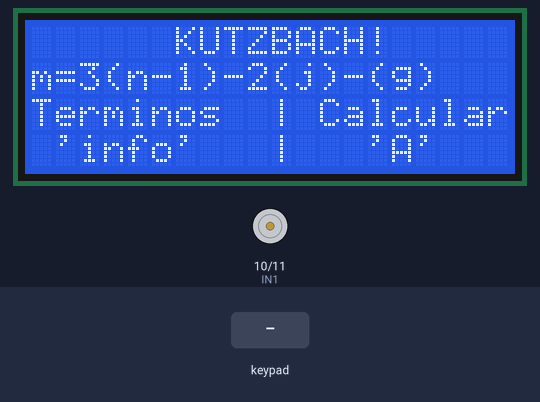
A program run on a simulated Arduino Uno, built with avr-gcc and run on an emulated ATmega328P. Shown: 20×4 character LCD, motor-driver pin pairs drawn as motors (green arrow = first pin HIGH = forward, orange = second pin HIGH = backward, longer = more drive, scaled by the enable pin). Inputs (shaded band) come from the test bench. What the program prints to the serial monitor is not drawn.

Above: at 4.2 s.
4.3 s: key 'A' pressed
At 5.5 s:
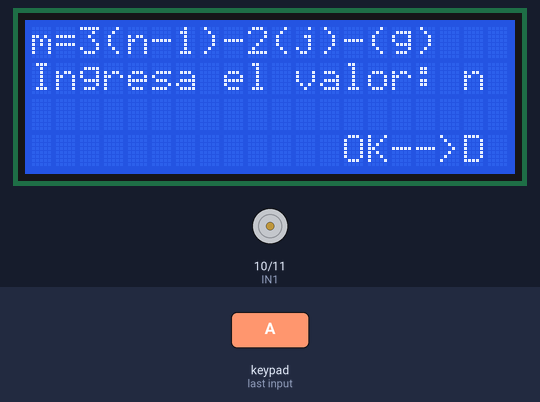
6.0 s: keypad keys 9 8 7 6 D pressed 0.4 s apart
At 6.65 s:
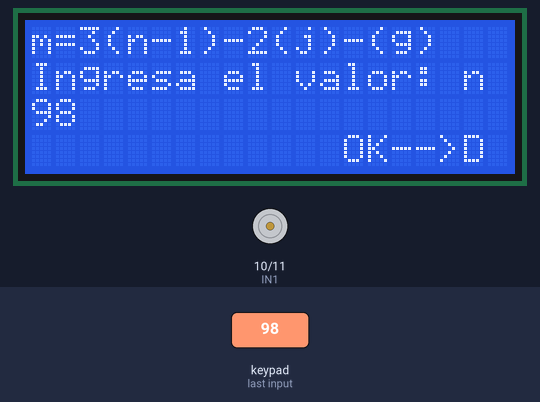
9.5 s: keypad keys 5 4 3 2 D pressed 0.4 s apart
At 11.9 s:
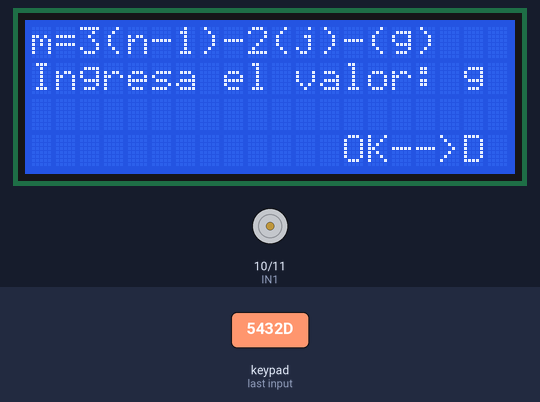
13.0 s: key 'D' pressed
At 13.9 s:
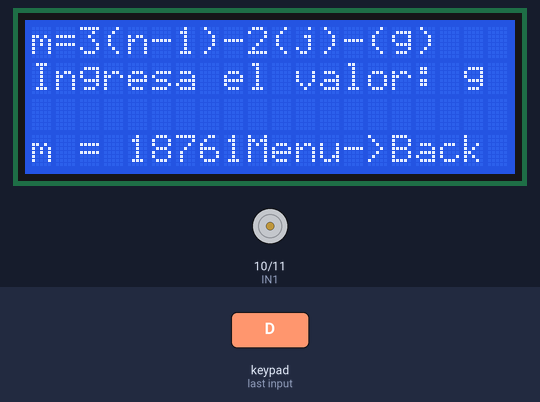
14.5 s: key 'C' pressed
At 15.6 s:
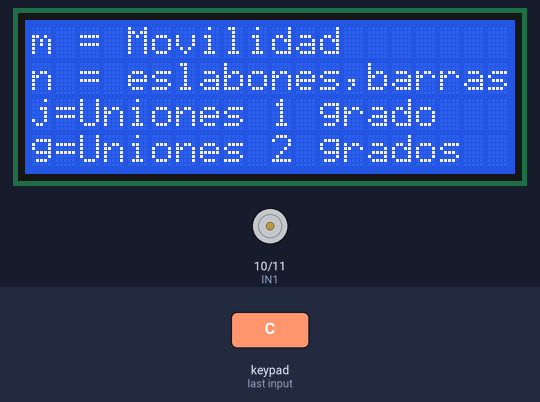
16.2 s: keypad keys 9 8 7 6 # pressed 0.4 s apart
At 17.1 s:
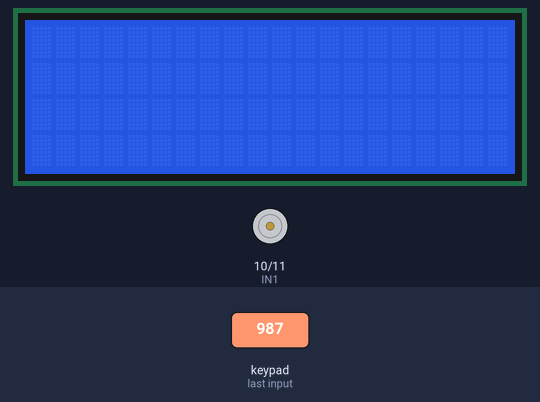
Timing chart, 0 to 19.6 s (numbered marks = the images above; inputs shaded):
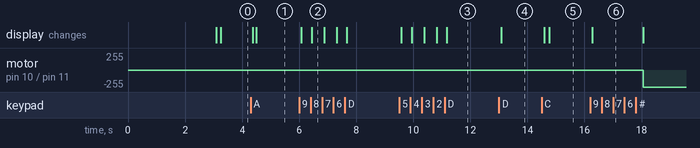

Measured:
- after the input at 4.3 s, the display: first changes after 0.06 s (image 1 shows a later state)
- after the input at 6.0 s, the display: first changes after 0.07 s (image 2 shows a later state)
- after the input at 9.5 s, the display: first changes after 0.07 s (image 3 shows a later state)
- after the input at 13.0 s, the display: changes after 0.09 s (image 4)
- after the input at 14.5 s, the display: first changes after 0.10 s (image 5 shows a later state)
- after the input at 16.2 s, motor on pin 10 (IN1) / pin 11 (IN2): stopped → backward 255/255 after 1.9 s; the display: changes after 0.08 s (image 6)

The program:

main.cpp
```cpp
#include <Arduino.h>
#include <Key.h>
#include <Keypad.h>
#include <Wire.h>
#include <LiquidCrystal_I2C.h>

LiquidCrystal_I2C lcd(0x27, 20, 4);

// Variables
char expression = '*';
char variables[3] = {'n', 'j', 'g'};
char tecla;
int valor_m;
int valor;
int valores_variables[3]; // Continen los valores decimales de cada variable de la ecuación

int IN1 = 10; // Se definen pines de salida al puente H
int IN2 = 11;
int ENA = 12;

int j = 1;

const byte FILAS = 4;		   // Define numero de filas
const byte COLUMNAS = 4;	   // Define numero de columnas
char keys[FILAS][COLUMNAS] = { // Define la distribucion de teclas
	{'1', '2', '3', 'A'},
	{'4', '5', '6', 'B'},
	{'7', '8', '9', 'C'},
	{'*', '0', '#', 'D'}
};

byte pinesFilas[FILAS] = {9, 8, 7, 6};		 // Pines correspondientes a las filas
byte pinesColumnas[COLUMNAS] = {5, 4, 3, 2}; // Pines correspondientes a las columnas

Keypad teclado = Keypad(makeKeymap(keys), pinesFilas, pinesColumnas, FILAS, COLUMNAS); // Crea objeto

// Declaraciones de Funciones
void displayMenu();
void displayTerminos();
void displayCalcular();
int obtenerValor();
void mIzq();
void mDer();

void setup(){
	lcd.setContrast(HIGH);
	lcd.setBacklight(HIGH);
	Serial.begin(9600);
	lcd.init();
	lcd.clear(); // Limpia pantalla
	lcd.setCursor(2, 0);
	lcd.print("INICIALIZANDO");
	lcd.setCursor(4, 3);
	lcd.print("CARGANDO");
	delay(3000);
	lcd.clear();
	pinMode(IN1, OUTPUT); // Salida de pines a puente H
	pinMode(IN2, OUTPUT);
	pinMode(ENA, OUTPUT);
}

void loop(){
	digitalWrite(IN1, LOW);//Se gira
	digitalWrite(IN2, HIGH);
	tecla = teclado.getKey();
	if (tecla){ // Condicional detecta un cambio de tecla para borrar la pantalla
		expression = tecla;
		lcd.clear();
	}
	delay(100); // Delay de chill
	switch (expression){
		case 'B': // Display Menu
			displayMenu();
			expression = ' ';
			break;
		case 'C': // Display Terminos
			displayTerminos();
			expression = ' ';
			break;
		case 'A': // Display Calcular
			displayCalcular();
			expression = ' ';
			break;
		case '*': // Grio izquierda
			displayMenu();
			mIzq();
			expression = ' ';
			break;
		case '#': // Giro derecha
			displayMenu();
			mDer();
			expression = ' ';
		default:
			break;
	}
}

// Funciones
void mIzq(){
	digitalWrite(ENA, LOW); // Se apaga motor
}

void mDer(){
	digitalWrite(ENA, HIGH); //Se apaga motor
}

void displayMenu(){ // Imprime el menu inicial
	lcd.setCursor(6, 0);
	lcd.print("KUTZBACH!");
	lcd.setCursor(0, 1);
	lcd.print("m=3(n-1)-2(j)-(g)");
	lcd.setCursor(0, 2);
	lcd.print("Terminos  | Calcular");
	lcd.setCursor(0, 3);
	lcd.print(" 'info'   |   'A'   ");
}

void displayTerminos(){ // Imprime pequeña info sobre cada variable de la ecuacion
	lcd.setCursor(0, 0);
	lcd.print("m = Movilidad ");
	lcd.setCursor(0, 1);
	lcd.print("n = eslabones,barras");
	lcd.setCursor(0, 2);
	lcd.print("j=Uniones 1 grado ");
	lcd.setCursor(0, 3);
	lcd.print("g=Uniones 2 grados ");
}

void displayCalcular(){

	for (int i = 0; i < 3; i++){ // Preguntar por los valores de cada variable, y asignarlos a un array tipo char
		lcd.setCursor(0, 0);
		lcd.print("m=3(n-1)-2(j)-(g)");
		lcd.setCursor(13, 3);
		lcd.print("OK-->D");
		lcd.setCursor(0, 1);
		lcd.print("Ingresa el valor: ");
		lcd.print(variables[i]);
		lcd.setCursor(0, 2);
		valores_variables[i] = obtenerValor(); // Asignar a un array el valor de cada variable de la ecuacion.
		valor = 0;
		if (i < 2)
			lcd.clear();
	}
	valor_m = (3 * (valores_variables[0] - 1)) - (2 * valores_variables[1]) - (valores_variables[2]); // Asignar valor total utilizando los valores
	lcd.setCursor(0, 3);																			  // del array "valores_variables"
	lcd.print("m = ");
	lcd.print(valor_m);
	lcd.setCursor(9, 3);
	lcd.print("Menu->Back");
}

int obtenerValor(){ // Algoritmo para obtener el valor decimal de un tipo caracter de entrada '0...9'

	while (1){
		tecla = teclado.getKey();
		if (tecla >= '0' && tecla <= '9'){
			valor = valor * 10 + (tecla - '0');
			lcd.setCursor(0, 2);
			lcd.print(valor);
			Serial.println(valor);
		}

		if (tecla == 'D')
			break; // Enter para salir del while
	}
	return valor;
}
```
